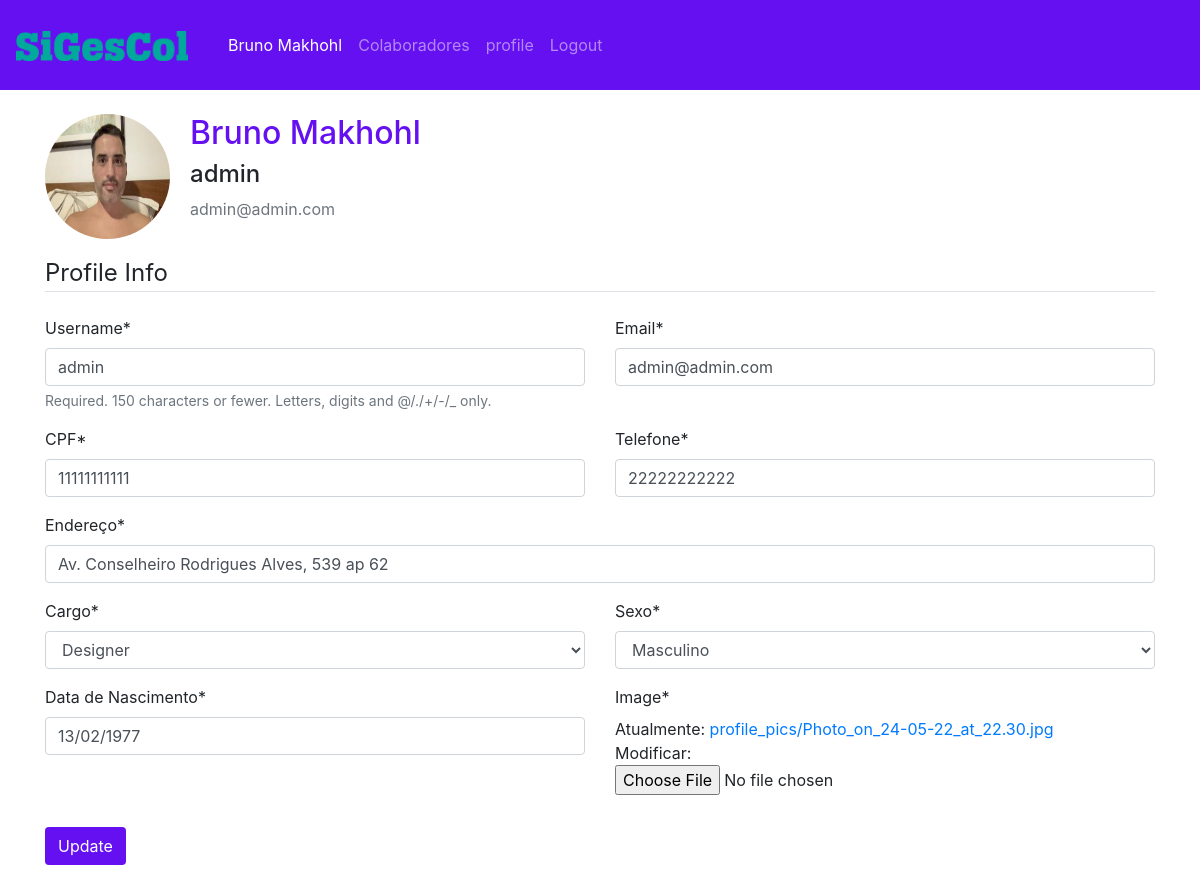
Screenshot of /users/profile/ (signed in) with the database file from the repository.
### users/models.py (models this page shows, shortened)
class Profile(models.Model):
    user = models.OneToOneField(User, on_delete=models.CASCADE)
    image = models.ImageField(default='default.jpg', upload_to='profile_pics')

class UserComplete(models.Model):
    Choices_sexo = (('F', 'Feminino'), ('M', 'Masculino'), ('+', 'LGBTQIA+'), ('N', 'Nenhuma das opções'))
    Choices_cargo = (('1','Designer'), ('2','Redator'), ('3','Analista de Dados'), ('3', 'Gerente de Comunidade'),
                     ('4','Planner'), ('5','Arte Finalista'), ('6','Designer 3D'), ('7','Atendimento'))
    user = models.OneToOneField(User, on_delete=models.CASCADE)
    cpf = models.CharField('CPF', max_length=11, blank=False, null=False)
    dob = models.DateTimeField(verbose_name='data de nascimento', blank=False, null=True)
    phone = models.CharField('telefone', max_length=11, blank=False, null=False)
    address = models.CharField('endereço', max_length=100, blank=False, null=False, default='')
    cargo = models.CharField('cargo', max_length=30, choices=Choices_cargo, null=False, blank=False, default='1')
    sexo = models.CharField('sexo', max_length=1, choices=Choices_sexo, null=False, blank=False, default='N')
    class Meta:
        verbose_name_plural = 'Dados Complementares'
        verbose_name = 'Dado Complementar'

### users/views.py (the view)
# urls.py: path('profile/', views.profile, name='profile'),
@login_required
def profile(request):
    if request.method == 'POST':
        u_form = UserUpdateForm(request.POST, instance=request.user)
        uc_form = UserCompleteForm(request.POST, instance=request.user.usercomplete)
        p_form = ProfileUpdateForm(request.POST, request.FILES, instance=request.user.profile)
        if u_form.is_valid() and uc_form.is_valid() and p_form.is_valid():
            u_form.save()
            uc_form.save()
            p_form.save()
            messages.success(request, f'Your account has been updated!')
            return redirect('profile')
        else:
            messages.warning(request, f"Your account hasn't been updated!")
    else:
        u_form = UserUpdateForm(instance=request.user)
        uc_form = UserCompleteForm(instance=request.user.usercomplete)
        p_form = ProfileUpdateForm(instance=request.user.profile)
    context = {
        'u_form': u_form,
        'uc_form': uc_form,
        'p_form': p_form
    }
    return render(request, 'profile.html', context)

### users/forms.py
class UserUpdateForm(forms.ModelForm):
    email = forms.EmailField()
    class Meta:
        model = User
        fields = ['username', 'email']

class UserCompleteForm(forms.ModelForm):
    dob = forms.DateField(label='Data de Nascimento',
        widget=forms.DateInput(format='%d/%m/%Y'),
        input_formats=('%d/%m/%Y', )
        )
    class Meta:
        model = UserComplete
        fields = ['cpf', 'phone', 'address', 'cargo', 'dob', 'sexo']

### users/templates/profile.html (shortened to what this page needs)
{% extends "base.html" %}
{% load crispy_forms_tags %}
{% load static %}
{% block content %}
<div class="container mt-4">
    <div class="content-section">
      <div class="media">
        <img class="rounded-circle account-img" src="{{ user.profile.image.url }}">
        <div class="media-body">
            <h2 class="account-heading indigo-text">{{user.first_name}} {{user.last_name}}</h2>
            <h4 class="account-heading">{{user.username}}</h4>
            <p class="text-secondary">{{user.email}}</p>
        </div>
      </div>
          <form method="POST" enctype="multipart/form-data">
                <fieldset class="form-group">
                    <legend class="border-bottom mb-4">Profile Info</legend>
                    <div class="row">
                        <div class="col-6">{{ u_form.username|as_crispy_field }}</div>
                        <div class="col-6">{{ u_form.email|as_crispy_field }}</div>
                        <div class="col-6">{{ uc_form.cpf|as_crispy_field }}</div>
                        <div class="col-6">{{ uc_form.phone|as_crispy_field }}</div>
                        <div class="col-12">{{ uc_form.address|as_crispy_field }}</div>
                        <div class="col-6">{{ uc_form.cargo|as_crispy_field }}</div>
                        <div class="col-6">{{ uc_form.sexo|as_crispy_field }}</div>
                        <div class="col-6">{{ uc_form.dob|as_crispy_field }}</div>
                        <div class="col-6">{{ p_form|crispy }}</div>
                    </div>
                </fieldset>
                <div class="form-group">
                    <button class="btn btn-indigo" type="submit">Update</button>
                </div>
          </form>
    </div>
</div>
{% endblock %}

### core/templates/base.html (shortened to what this page needs)
{% load static %}
<!doctype html>
<html lang="pt">
    <head>
        <link rel="stylesheet" href="https://cdn.jsdelivr.net/npm/bootstrap@4.6.1/dist/css/bootstrap.min.css">
        <link rel="stylesheet" type="text/css" href="{% static '/css/style.css' %}">
    </head>
    <body>
        <nav class="navbar navbar-expand-lg indigo navbar-dark py-4">
            <a class="navbar-brand" href="{% url 'home' %}">
                <img src="{% static 'img/logo.png' %}" height="30">
            </a>
            <div class="collapse navbar-collapse" id="navbarNav">
                <div class="navbar-nav ml-2">
                    {% if user.is_authenticated %}
                    <span class="nav-item nav-link text-white" >{{ user.first_name }} {{ user.last_name }}</span>
                        <a class="nav-item nav-link" href="{% url 'user-list' %}">Colaboradores</a>
                        <a class="nav-item nav-link" href="{% url 'profile' %}">profile</a>
                        <a class="nav-item nav-link" href="{% url 'logout' %}">Logout</a>
                    {% else %}
                        <a class="btn btn-indigo btn-lg mr-2" href="{% url 'register' %}">Register</a>
                        <a class="btn btn-indigo btn-lg ml-2" href="{% url 'login' %}">Login</a>
                    {% endif %}
                </div>
            </div>
        </nav>
{% block content %}
{% endblock %}
    </body>
</html>

### core/static/css/style.css (style rules this page uses)
.indigo { background: #6510F1; }
.indigo-text { color: #6510F1; }
.btn-indigo { background: #6510F1; color: #fff; }
.account-img { height: 125px; width: 125px; margin-right: 20px; margin-bottom: 16px; }

### rows the page displays
UserComplete: cpf "11111111111", phone "22222222222", address "Av. Conselheiro Rodrigues Alves, 539 ap 62", cargo "Designer", sexo "Masculino", dob "13/02/1977"

### other values shown
{{ user.first_name }} "Bruno"
{{ user.last_name }} "Makhohl"
{{ user.username }} "admin"
{{ user.email }} "admin@admin.com"
